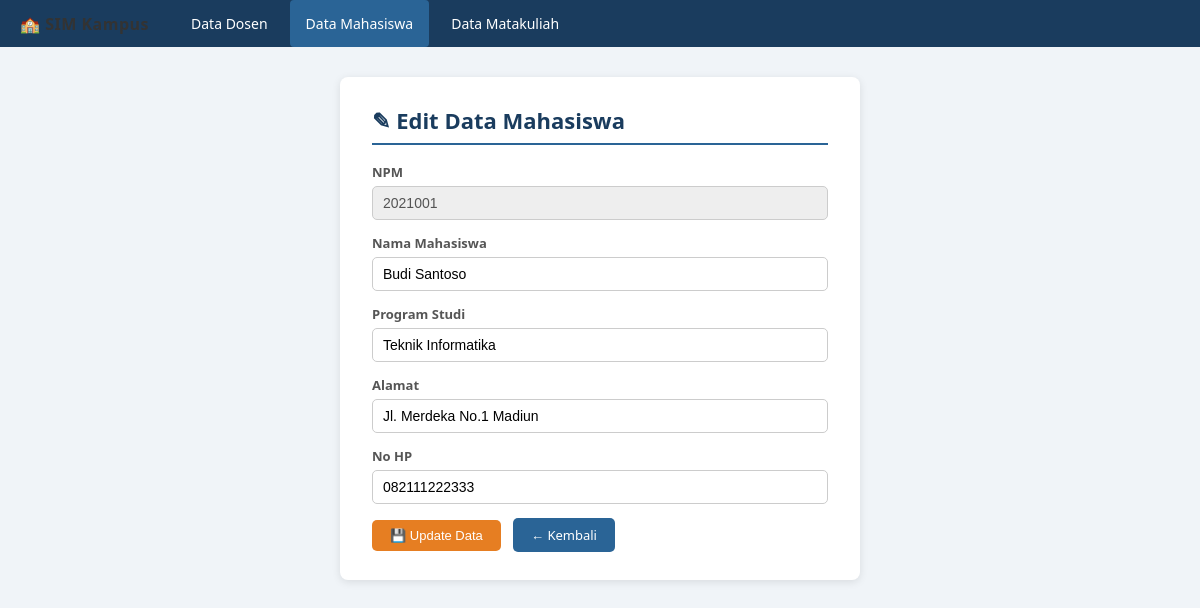
The page /mahasiswa/editmahasiswa.php?npm=2021001 on the database its author committed.
### tables this page shows
CREATE TABLE IF NOT EXISTS t_mahasiswa (
    npm        INT          NOT NULL,
    namaMhs    VARCHAR(50)  NOT NULL,
    prodi      VARCHAR(25)  NOT NULL,
    alamat     VARCHAR(70)  NOT NULL,
    noHP       VARCHAR(25)  NOT NULL,
    PRIMARY KEY (npm)
);

### mahasiswa/editmahasiswa.php (the view, shortened to what this page needs)
<?php
include 'koneksi.php';
if (isset($_GET['npm'])) {
    $npm    = (int) $_GET['npm'];
    $query  = "SELECT * FROM t_mahasiswa WHERE npm='$npm'";
    $result = mysqli_query($link, $query);
    $data    = mysqli_fetch_assoc($result);
    $npm     = $data['npm'];
    $namaMhs = $data['namaMhs'];
    $prodi   = $data['prodi'];
    $alamat  = $data['alamat'];
    $noHP    = $data['noHP'];
} else {
    header("location: viewmahasiswa.php");
    exit;
}
?>
<!DOCTYPE html>
<html lang="id">
<head>
    <link rel="stylesheet" href="style.css">
</head>
<body>
<nav>
    <span class="brand">&#127979; SIM Kampus</span>
    <a href="viewdosen.php">Data Dosen</a>
    <a href="viewmahasiswa.php" class="active">Data Mahasiswa</a>
    <a href="viewmatakuliah.php">Data Matakuliah</a>
</nav>
<div class="wrapper">
    <div class="card" style="max-width:520px; margin:0 auto;">
        <h1>&#9998; Edit Data Mahasiswa</h1>
        <form action="proses_editmahasiswa.php" method="post">
            <div class="form-group">
                <label>NPM</label>
                <input type="text" value="<?= $npm ?>" disabled>
            </div>
            <div class="form-group">
                <label for="namaMhs">Nama Mahasiswa</label>
                <input type="text" name="namaMhs" id="namaMhs"
                       value="<?= htmlspecialchars($namaMhs) ?>" required>
            </div>
            <div class="form-group">
                <label for="prodi">Program Studi</label>
                <input type="text" name="prodi" id="prodi"
                       value="<?= htmlspecialchars($prodi) ?>" required>
            </div>
            <div class="form-group">
                <label for="alamat">Alamat</label>
                <input type="text" name="alamat" id="alamat"
                       value="<?= htmlspecialchars($alamat) ?>" required>
            </div>
            <div class="form-group">
                <label for="noHP">No HP</label>
                <input type="text" name="noHP" id="noHP"
                       value="<?= htmlspecialchars($noHP) ?>" required>
            </div>
            <button type="submit" name="edit" class="btn btn-warning">&#128190; Update Data</button>
            <a href="viewmahasiswa.php" class="btn btn-primary" style="margin-left:8px;">&#8592; Kembali</a>
        </form>
    </div>
</div>
</body>
</html>

### style.css (style rules this page uses)
* { box-sizing: border-box; margin: 0; padding: 0; }
body { font-family: 'Segoe UI', Arial, sans-serif; background: #f0f4f8; color: #333; }
nav { background: #1a3c5e; padding: 0 20px; display: flex; align-items: center; gap: 6px; flex-wrap: wrap; }
nav a { color: #fff; text-decoration: none; padding: 14px 16px; display: inline-block; font-size: 14px; transition: background .2s; }
nav a:hover, nav a.active { background: #2a6496; border-radius: 4px; }
nav .brand { font-weight: 700; font-size: 16px; margin-right: 20px; letter-spacing: .5px; }
.wrapper { max-width: 960px; margin: 30px auto; padding: 0 16px; }
.card { background: #fff; border-radius: 8px; box-shadow: 0 2px 8px rgba(0,0,0,.1); padding: 28px 32px; margin-bottom: 24px; }
h1 { font-size: 22px; color: #1a3c5e; margin-bottom: 18px; border-bottom: 2px solid #2a6496; padding-bottom: 8px; }
.btn { display: inline-block; padding: 8px 18px; border-radius: 5px; text-decoration: none; font-size: 13px; cursor: pointer; border: none; transition: opacity .2s; }
.btn-primary { background: #2a6496; color: #fff; }
.btn-warning { background: #e67e22; color: #fff; }
.form-group { margin-bottom: 14px; }
.form-group label { display: block; font-size: 13px; font-weight: 600; margin-bottom: 5px; color: #555; }
.form-group input, .form-group select { width: 100%; padding: 8px 10px; border: 1px solid #ccc; border-radius: 5px; font-size: 14px; transition: border-color .2s; }
.form-group input[disabled] { background: #eee; cursor: not-allowed; }

### rows shown on the page
t_mahasiswa: npm "2021001", namaMhs "Budi Santoso", prodi "Teknik Informatika", alamat "Jl. Merdeka No.1 Madiun", noHP "082111222333"
